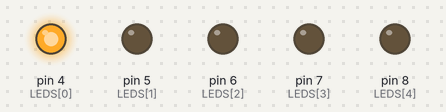
This sketch was run on a simulated Arduino Uno, built with avr-gcc and run on an emulated ATmega328P. On the bench: output pins drawn as LEDs (lit = HIGH).

Above: at 0.07 s.
At 0.37 s:
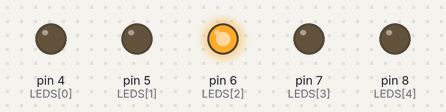
At 0.97 s:
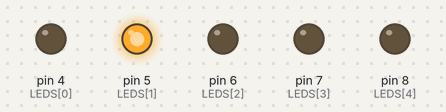
At 1.42 s:
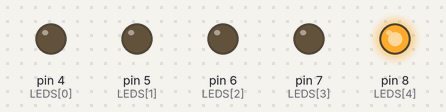
At 2.77 s:
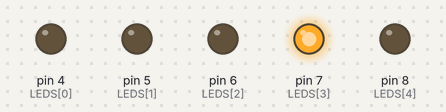
Timing chart, 0 to 3.1 s (numbered marks = the images above):
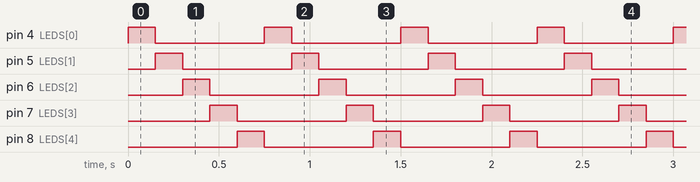

Measured:
- by itself, pin 4 (LEDS[0]), pin 5 (LEDS[1]), pin 6 (LEDS[2]), pin 7 (LEDS[3]), pin 8 (LEDS[4]): alternates HIGH for 0.15 s and LOW for 0.60 s
- by itself, everything shown: repeats every 0.75 s, in 5 steps

The sketch:

multiple_leds.ino
```cpp
// snippet: multiple_leds
// tags: led, digital, output, array, multiple, sequence, basics
// boards: avr, esp32, megaavr, nano33iot, romi32u4, rp2040
// library: none
// description: Drive multiple LEDs using a pin array — sequential chase pattern
// prompts: multiple LEDs, LED chase, LED array, LED sequence, Knight Rider LEDs, LED strip digital

const int LEDS[]  = {4, 5, 6, 7, 8};
const int N       = sizeof(LEDS) / sizeof(LEDS[0]);
int current = 0;

void setup() {
  for (int i = 0; i < N; i++) pinMode(LEDS[i], OUTPUT);
}

void loop() {
  for (int i = 0; i < N; i++) digitalWrite(LEDS[i], i == current ? HIGH : LOW);
  current = (current + 1) % N;
  delay(150);
}
```
